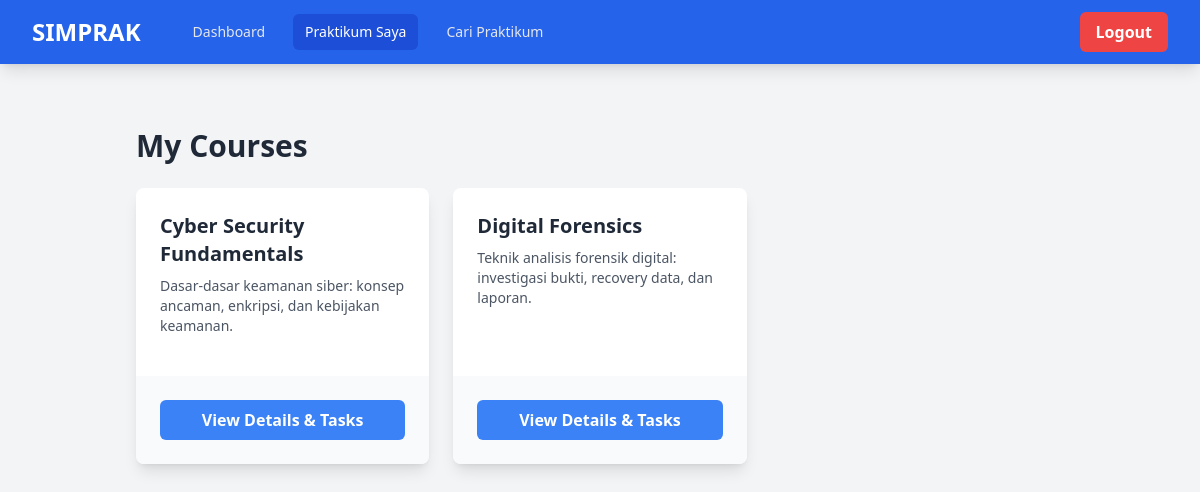
/mahasiswa/my_courses.php (signed in), run on the app's committed database.
### tables this page shows
CREATE TABLE `mata_praktikum` (
  `id` int(11) NOT NULL AUTO_INCREMENT,
  `nama_praktikum` varchar(255) NOT NULL,
  `deskripsi` text DEFAULT NULL,
  PRIMARY KEY (`id`)
);

### mahasiswa/my_courses.php (the view, shortened to what this page needs)
<?php
$pageTitle = 'My Courses';
require_once '../config.php';
require_once 'templates/header_mahasiswa.php';
$id_mahasiswa = $_SESSION['user_id'];
$sql = "SELECT mp.id, mp.nama_praktikum, mp.deskripsi
        FROM mata_praktikum mp
        JOIN pendaftaran_praktikum pp ON mp.id = pp.id_praktikum
        WHERE pp.id_mahasiswa = ?
        ORDER BY mp.nama_praktikum ASC";
$stmt = $conn->prepare($sql);
$stmt->bind_param("i", $id_mahasiswa);
$stmt->execute();
$result = $stmt->get_result();
$praktikum_diikuti = [];
if ($result && $result->num_rows > 0) {
    while ($row = $result->fetch_assoc()) {
        $praktikum_diikuti[] = $row;
    }
}
?>
<div class="container mx-auto px-4 py-8">
    <h1 class="text-3xl font-bold text-gray-800 mb-6"><?php echo $pageTitle; ?></h1>
    <?php if (!empty($praktikum_diikuti)): ?>
        <div class="grid grid-cols-1 md:grid-cols-2 lg:grid-cols-3 gap-6">
            <?php foreach ($praktikum_diikuti as $praktikum): ?>
                <div class="bg-white rounded-lg shadow-lg overflow-hidden flex flex-col">
                    <div class="p-6 flex-grow">
                        <h2 class="text-xl font-semibold text-gray-800 mb-2"><?php echo htmlspecialchars($praktikum['nama_praktikum']); ?></h2>
                        <p class="text-gray-600 text-sm mb-4">
                            <?php echo nl2br(htmlspecialchars($praktikum['deskripsi'] ?? 'No description available.')); ?>
                        </p>
                    </div>
                    <div class="p-6 bg-gray-50">
                        <a href="course_detail.php?id=<?php echo $praktikum['id']; ?>" class="block w-full text-center bg-blue-500 hover:bg-blue-600 text-white font-semibold py-2 px-4 rounded-md transition duration-150">
                            View Details & Tasks
                        </a>
                    </div>
                </div>
            <?php endforeach; ?>
        </div>
    <?php endif; ?>
</div>
<?php
require_once 'templates/footer_mahasiswa.php';
?>

### data on the page
mata_praktikum: nama_praktikum "Cyber Security Fundamentals", deskripsi "Dasar‐dasar keamanan siber: konsep ancaman, enkripsi, dan kebijakan keamanan."
mata_praktikum: nama_praktikum "Digital Forensics", deskripsi "Teknik analisis forensik digital: investigasi bukti, recovery data, dan laporan."

### other printed values
$pageTitle "My Courses"
